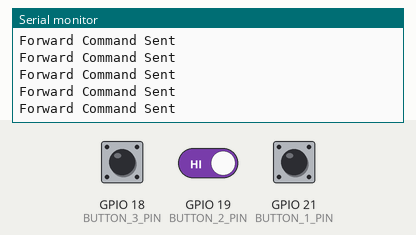
Recording of a sketch running on a simulated ESP32. Parts: the last lines printed to the serial monitor. The inputs (shaded band) are chosen by the test bench; at power-on: GPIO 21 (BUTTON_1_PIN) HIGH, GPIO 19 (BUTTON_2_PIN) HIGH, GPIO 18 (BUTTON_3_PIN) HIGH.

Above: at 1.2 s.
1.3 s: GPIO 21 (BUTTON_1_PIN) pulled LOW for 0.15 s
At 1.31 s:
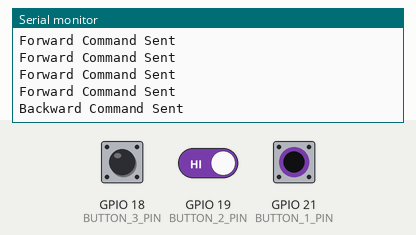
2.9 s: GPIO 19 (BUTTON_2_PIN) driven LOW and GPIO 21 (BUTTON_1_PIN) driven LOW
At 2.91 s:
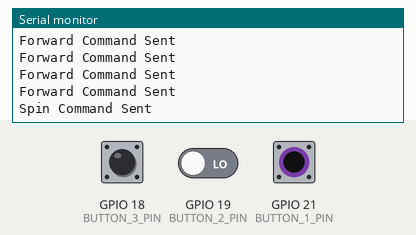

Measured:
- after the input at 1.3 s, the serial monitor: prints a new line at once (image 1)
- after the input at 2.9 s, the serial monitor: prints a new line at once (image 2)

The sketch:

Master.ino
```cpp
#include <WiFi.h>
#include <esp_now.h>

#define BUTTON_1_PIN 21
#define BUTTON_2_PIN 19
#define BUTTON_3_PIN 18

uint8_t slaveMac[] = {0x10, 0x52, 0x1C, 0x66, 0x58, 0xA4}; // Replace with your Slave MAC

typedef struct {
  int messageID; // 1 for Forward, 2 for Backward, 3 for Spin
} ButtonMessage;

ButtonMessage msg;
int lastMessageID = -1; // Track the last message sent

void setup() {
  Serial.begin(115200);
  pinMode(BUTTON_1_PIN, INPUT_PULLUP);
  pinMode(BUTTON_2_PIN, INPUT_PULLUP);
  pinMode(BUTTON_3_PIN, INPUT_PULLUP);

  WiFi.mode(WIFI_STA);
  if (esp_now_init() != ESP_OK) {
    Serial.println("ESP-NOW Initialization Failed");
    return;
  }

  esp_now_peer_info_t peerInfo = {};
  memcpy(peerInfo.peer_addr, slaveMac, 6);
  peerInfo.channel = 0;
  peerInfo.encrypt = false;
  peerInfo.ifidx = WIFI_IF_STA; // Fix for proper ESP-NOW peer setup

  if (esp_now_add_peer(&peerInfo) != ESP_OK) {
    Serial.println("Failed to add peer");
    return;
  }

  Serial.println("ESP-NOW Master ready.");
}

void loop() {
  int currentMessageID = 0; // Default to no button pressed

  if (digitalRead(BUTTON_1_PIN) == HIGH) {
    currentMessageID = 1;
    Serial.println("Forward Command Sent");
  } else if (digitalRead(BUTTON_2_PIN) == HIGH) {
    currentMessageID = 2;
    Serial.println("Backward Command Sent");
  } else if (digitalRead(BUTTON_3_PIN) == HIGH) {
    currentMessageID = 3;
    Serial.println("Spin Command Sent");
  } else {
    currentMessageID = 0;
    Serial.println("No Button Pressed (Clear Screen)");
  }

  if (currentMessageID != lastMessageID) {
    msg.messageID = currentMessageID;
    esp_now_send(slaveMac, (uint8_t *)&msg, sizeof(msg));
    lastMessageID = currentMessageID;
  }

  delay(100); // Debounce
}
```
